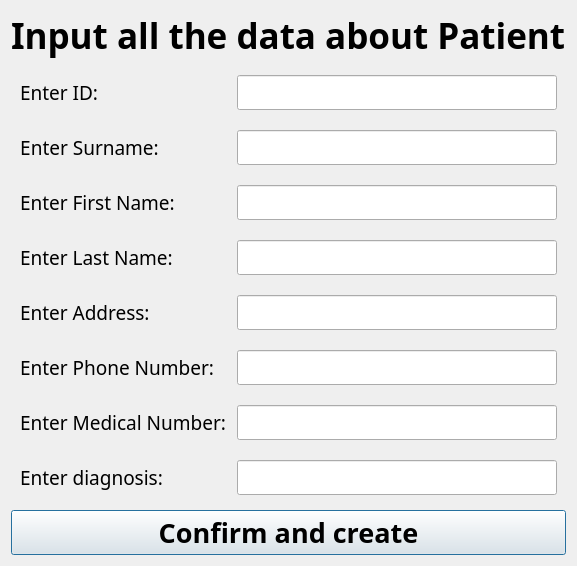
<?xml version="1.0" encoding="UTF-8"?>
<ui version="4.0">
 <class>CreatePat</class>
 <widget class="QDialog" name="CreatePat">
  <property name="geometry">
   <rect>
    <x>0</x>
    <y>0</y>
    <width>438</width>
    <height>520</height>
   </rect>
  </property>
  <property name="windowTitle">
   <string>Dialog</string>
  </property>
  <layout class="QVBoxLayout" name="verticalLayout">
   <item>
    <widget class="QLabel" name="label">
     <property name="font">
      <font>
       <family>Bahnschrift SemiBold SemiConden</family>
       <pointsize>26</pointsize>
       <bold>true</bold>
      </font>
     </property>
     <property name="text">
      <string>Input all the data about Patient</string>
     </property>
    </widget>
   </item>
   <item>
    <widget class="QWidget" name="formWidget" native="true">
     <layout class="QFormLayout" name="formLayout">
      <property name="verticalSpacing">
       <number>20</number>
      </property>
      <item row="0" column="0">
       <widget class="QLabel" name="idLb">
        <property name="font">
         <font>
          <family>Bahnschrift Light SemiCondensed</family>
          <pointsize>14</pointsize>
         </font>
        </property>
        <property name="text">
         <string>Enter ID: </string>
        </property>
        <property name="alignment">
         <set>Qt::AlignCenter</set>
        </property>
       </widget>
      </item>
      <item row="0" column="1">
       <widget class="QLineEdit" name="idLn">
        <property name="font">
         <font>
          <family>Bahnschrift SemiLight SemiConde</family>
          <pointsize>14</pointsize>
         </font>
        </property>
       </widget>
      </item>
      <item row="1" column="0">
       <widget class="QLabel" name="surnameLb">
        <property name="font">
         <font>
          <family>Bahnschrift Light SemiCondensed</family>
          <pointsize>14</pointsize>
         </font>
        </property>
        <property name="text">
         <string>Enter Surname:</string>
        </property>
        <property name="alignment">
         <set>Qt::AlignCenter</set>
        </property>
       </widget>
      </item>
      <item row="1" column="1">
       <widget class="QLineEdit" name="surnameLn">
        <property name="font">
         <font>
          <family>Bahnschrift SemiLight SemiConde</family>
          <pointsize>14</pointsize>
         </font>
        </property>
       </widget>
      </item>
      <item row="2" column="0">
       <widget class="QLabel" name="firstNameLb">
        <property name="font">
         <font>
          <family>Bahnschrift Light SemiCondensed</family>
          <pointsize>14</pointsize>
         </font>
        </property>
        <property name="text">
         <string>Enter First Name:</string>
        </property>
       </widget>
      </item>
      <item row="2" column="1">
       <widget class="QLineEdit" name="firstNameLn">
        <property name="font">
         <font>
          <family>Bahnschrift SemiLight SemiConde</family>
          <pointsize>14</pointsize>
         </font>
        </property>
       </widget>
      </item>
      <item row="3" column="0">
       <widget class="QLabel" name="lastNameILb">
        <property name="font">
         <font>
          <family>Bahnschrift Light SemiCondensed</family>
          <pointsize>14</pointsize>
         </font>
        </property>
        <property name="text">
         <string>Enter Last Name: </string>
        </property>
       </widget>
      </item>
      <item row="3" column="1">
       <widget class="QLineEdit" name="lastNameLn">
        <property name="font">
         <font>
          <family>Bahnschrift SemiLight SemiConde</family>
          <pointsize>14</pointsize>
         </font>
        </property>
       </widget>
      </item>
      <item row="4" column="0">
       <widget class="QLabel" name="addressLb">
        <property name="font">
         <font>
          <family>Bahnschrift Light SemiCondensed</family>
          <pointsize>14</pointsize>
         </font>
        </property>
        <property name="text">
         <string>Enter Address: </string>
        </property>
       </widget>
      </item>
      <item row="4" column="1">
       <widget class="QLineEdit" name="addressLn">
        <property name="font">
         <font>
          <family>Bahnschrift SemiLight SemiConde</family>
          <pointsize>14</pointsize>
         </font>
        </property>
       </widget>
      </item>
      <item row="5" column="0">
       <widget class="QLabel" name="phoneNumberLb">
        <property name="font">
         <font>
          <family>Bahnschrift Light SemiCondensed</family>
          <pointsize>14</pointsize>
         </font>
        </property>
        <property name="text">
         <string>Enter Phone Number: </string>
        </property>
       </widget>
      </item>
      <item row="5" column="1">
       <widget class="QLineEdit" name="phoneNumLn">
        <property name="font">
         <font>
          <family>Bahnschrift SemiLight SemiConde</family>
          <pointsize>14</pointsize>
         </font>
        </property>
       </widget>
      </item>
      <item row="6" column="0">
       <widget class="QLabel" name="medNumLb">
        <property name="font">
         <font>
          <family>Bahnschrift Light SemiCondensed</family>
          <pointsize>14</pointsize>
         </font>
        </property>
        <property name="text">
         <string>Enter Medical Number: </string>
        </property>
       </widget>
      </item>
      <item row="6" column="1">
       <widget class="QLineEdit" name="medNumLn">
        <property name="font">
         <font>
          <family>Bahnschrift SemiLight SemiConde</family>
          <pointsize>14</pointsize>
         </font>
        </property>
       </widget>
      </item>
      <item row="7" column="0">
       <widget class="QLabel" name="diagnosisLb">
        <property name="font">
         <font>
          <family>Bahnschrift Light SemiCondensed</family>
          <pointsize>14</pointsize>
         </font>
        </property>
        <property name="text">
         <string>Enter diagnosis: </string>
        </property>
       </widget>
      </item>
      <item row="7" column="1">
       <widget class="QLineEdit" name="diagnosisLn">
        <property name="font">
         <font>
          <family>Bahnschrift SemiLight SemiConde</family>
          <pointsize>14</pointsize>
         </font>
        </property>
       </widget>
      </item>
     </layout>
    </widget>
   </item>
   <item>
    <widget class="QPushButton" name="confirmPatPb">
     <property name="font">
      <font>
       <family>Bahnschrift SemiBold SemiConden</family>
       <pointsize>20</pointsize>
       <bold>true</bold>
      </font>
     </property>
     <property name="text">
      <string>Confirm and create</string>
     </property>
    </widget>
   </item>
  </layout>
 </widget>
 <resources/>
 <connections/>
</ui>
